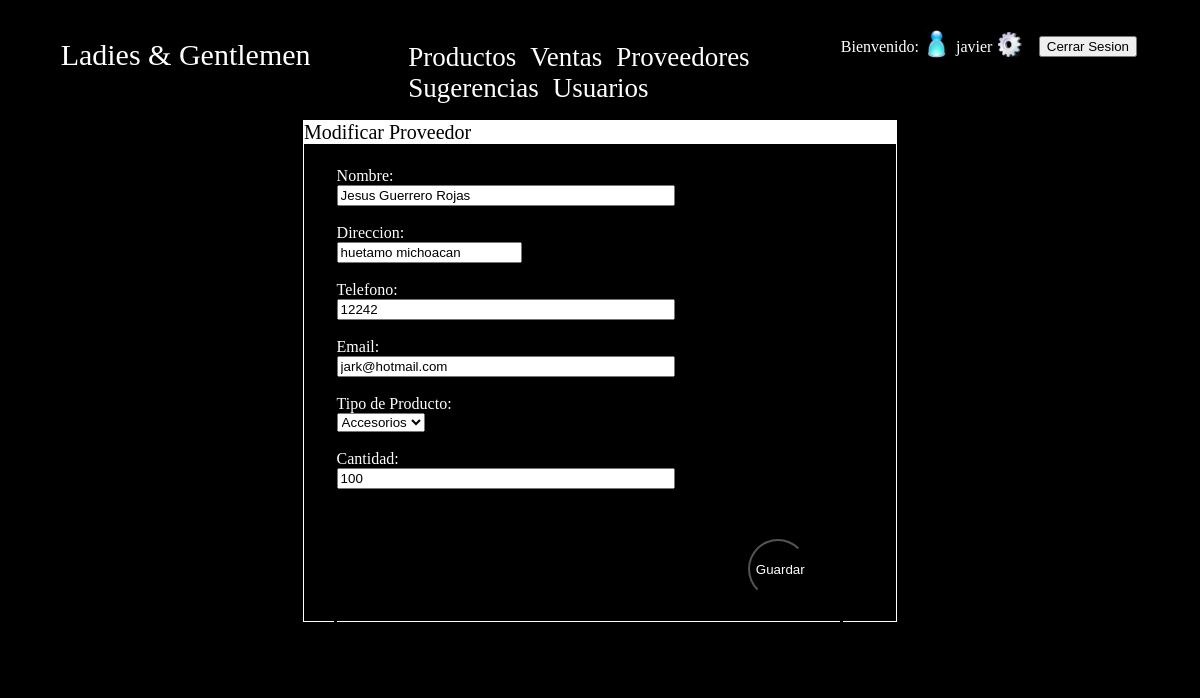
/Paginas/Admin/modproveedores.php (signed in), run on the app's committed database.
### tables this page shows
CREATE TABLE `proveedores` (
  `IdProveedor` int(11) NOT NULL AUTO_INCREMENT,
  `nombre` varchar(40) NOT NULL,
  `direccion` varchar(150) NOT NULL,
  `telefono` varchar(20) NOT NULL,
  `email` varchar(150) NOT NULL,
  `tipoproducto` varchar(30) NOT NULL,
  `cantidad` int(7) NOT NULL,
  PRIMARY KEY (`IdProveedor`)
);

### Paginas/Admin/modproveedores.php (the view, shortened to what this page needs)
<!DOCTYPE html>
<html>
   <head>
      <link rel="stylesheet" href="../../Estilos/estiloHome.css">
      <link rel="stylesheet" href="../../Estilos/estiloAdmin.css">
   </head>
   <body>
      <section id="seccion1">
         <p id="titulo">Ladies & Gentlemen</p>
         <br>
      </section>
      <section id="seccion2">
         <nav>
            <br>
            <ul id="menu">
               <li class="opcionmenu" ><a href="productos.php">Productos</a></li>
               <li class="opcionmenu" ><a href="ventas.php">Ventas</a></li>
               <li class="opcionmenu" ><a href="proveedores.php">Proveedores</a></li>
               <li class="opcionmenu" ><a href="sugerencias.php">Sugerencias</a></li>
               <li class="opcionmenu" ><a href="usuario.php">Usuarios</a></li>
            </ul>
         </nav>
      </section>
  <form action="../procesar/login.php" method="post">
<table  class="tabla">
             <tr>
               <td>Bienvenido:</td>
               <td><img alt="usuario" width="25" src="../../Imagenes/usuario.png"></td>
    <?php
    $nickname=$_SESSION['usuario'];
    echo "<td>$nickname</td>"; ?>
                <td><a href="modusuario.php"><img alt="config" width="25" src="../../Imagenes/config.png"></a></td> &emsp13;
               <td> &emsp13; <button name="sesion" value="1">Cerrar Sesion</button></td>
               </tr>
               </table>
</form>
      <center>
         <div id="regProveedores" class="reg">
          <form id="formularioModificacion" method="POST" enctype="multipart/form-data" action="../procesar/modificar.php">
       <?php
       $conexion=mysqli_connect(config::$servidor,config::$usuario,config::$password,config::$baseDeDatos);
       $consulta=mysqli_query($conexion,"SELECT * FROM proveedores");
       while($fila=mysqli_fetch_array($consulta)){
        $nombre=$fila[1];
        $direccion=$fila[2];
        $telefono=$fila[3];
        $email=$fila[4];
        $tipoproducto=$fila[5];
        $cantidad=$fila[6];
       }
       echo "
               <p>Modificar Proveedor</p>
               <div class='cajausuario'>
                  Nombre: <br>
                  <input class='caja' type=text name='nombre' id='nombre' maxlength='40' placeholder='Nombre  Apellido Paterno  Apellido Materno' value='$nombre' onkeypress='return sololetrasconespacios(event)' onpaste='return false'><br><br>
                  Direccion: <br>
                  <input class'caja' type=text name='direccion' id='direccion' maxlength='' placeholder='Direccion' value='$direccion' onkeypress='return direccion(event)' onpaste='return false'><br><br>
                  Telefono: <br>
                  <input class='caja' type=text name='tel' id='tel' maxlength='150' placeholder'Telefono' value='$telefono' onkeypress='return solonumeros(event)' onpaste='return false'><br><br>
                  Email: <br>
                  <input class='caja' type=text name='email' id='email' maxlength='150' placeholder='ejemplo@example.com' value='$email' onkeypress='return email(event)' onpaste='return false'><br><br>
                  Tipo de Producto:<br>"
                  ?>
                  <?php
                  $opcion1='';
                   $opcion2='';
                   $opcion3='';
                   $opcion4='';
                   $opcion5='';
                   $opcion6='';
                   $opcion7='';
                   $opcion8='';
                   $opcion9='';
                     if($tipoproducto=='Accesorios'){$opcion9='selected';}
                  ?>
                  <?php
                  echo"<select name='tipoproducto' id='tipoproducto' value='tipoproducto'>
                     <option $opcion1>Playeras</option>
                     <option $opcion2>Blusas</option>
                     <option $opcion3>Jeans</option>
                     <option $opcion4>Pantalon</option>
                     <option $opcion5>Vestidos</option>
                     <option $opcion6>Camisas</option>
                     <option $opcion7>Faldas</option>
                     <option $opcion8>Short</option>
                     <option $opcion9>Accesorios</option>
                  </select>
                  <br><br>
                  Cantidad:<br>
                  <input class='caja' type=text name='cantidad' id='cantidad' maxlength='' placeholder='cantidad' value='$cantidad' onkeypress='return solonumeros(event)' onpaste='return false'><br><br>
                  <section class='contenedorbtn'>
                  <button class='btnguardar'>Guardar</button>
               </section>
               </div>"
               ?>
            </form>
         </div>
      </center>
   </body>
</html>

### Estilos/estiloHome.css (style rules this page uses)
body { background-color: black; color: white; }
#seccion1 { float: left; width: 30%; }
#seccion2 { float: left; width: 40%; }
#titulo { text-align: center; font-size: 30px; font-family: Vivaldi; }
.opcionmenu { display: inline; padding: 5px; font-family: Kunstler Script; font-size: 27px; }
.opcionmenu a { text-decoration:none; color:white; }
div { clear: both; }

### Estilos/estiloAdmin.css (style rules this page uses)
div { width: 85%; height: 500px; border:solid white 1px; margin-top: 0%; //background: red; }
form p { width: 100%; float: left; background-color: white; color: black; margin-top: 0px; font-size: 20px; }
form { text-align: left; }
.cajausuario { text-align: left; float: left; margin-left: 5%; border: solid black; }
.caja { width: 330px; }
#regProductos, #regProveedores, #regSugerencia, #regUsuario, #regVenta { width: 50%; height: 500px; display: block; }
.reg { width: 50%; }
.btnguardar { float: right; margin: 2em; border-radius: 50%; color: white; background-color: black; width: 60px; height: 60px; margin:0px; }
.contenedorbtn { float: right; margin: 2em; width: 60px; height: 60px; border-radius: 50%; overflow: visible; box-shadow: 0px 0px 0px 20px rgba(255,255,255, 0); transition: box-shadow 0.4s; }
table { text-align: center; //border-collapse: collapse; }
table td { border: solid 1px white; }
.tabla td { border: solid 1px black; }

### data on the page
proveedores: nombre "Jesus Guerrero Rojas", direccion "huetamo michoacan", tel "12242", email "jark@hotmail.com", cantidad "100"

### other printed values
$nickname "javier"
